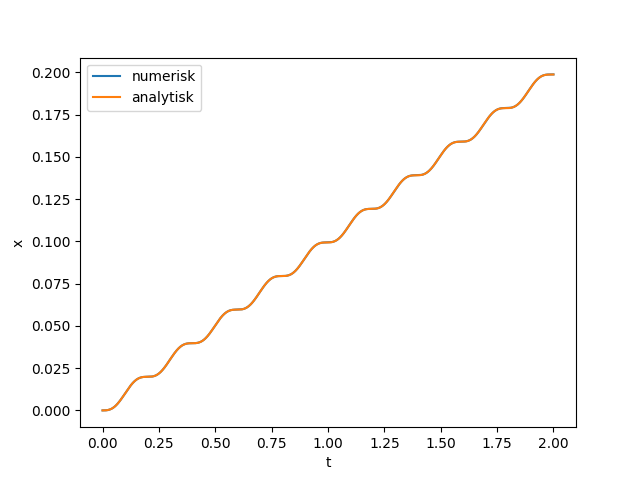

This figure's Python source:
#coding=utf-8
def neste(x0, v0, k, m, dt, t, u):
	a = k/m*(-x0 + u*t)
	v = v0 + a*dt
	x = x0 + v*dt
	return x, v

if __name__ == "__main__":
	from oblig3_q import vx
	from matplotlib.pylab import plot, show, legend, xlabel, ylabel, savefig, sqrt, sin, cos
	t, x, v = vx(m = 0.1, k = 100., v0 = 0, tslutt = 2., n = 3000., u = 0.1, neste = neste)
	fas = 0.1*t - 0.1/sqrt(100./0.1)*sin(sqrt(100/0.1)*t)
	plot(t, x, t, fas)
	legend(["numerisk", "analytisk"], loc = "best")
	xlabel("t")
	ylabel("x")
	savefig("oblig3_r.png")
	show()

"""
C:\Users\Torstein\Documents\UiO\Fys-Mek1110\Python Programmer>oblig3_r.py

"""